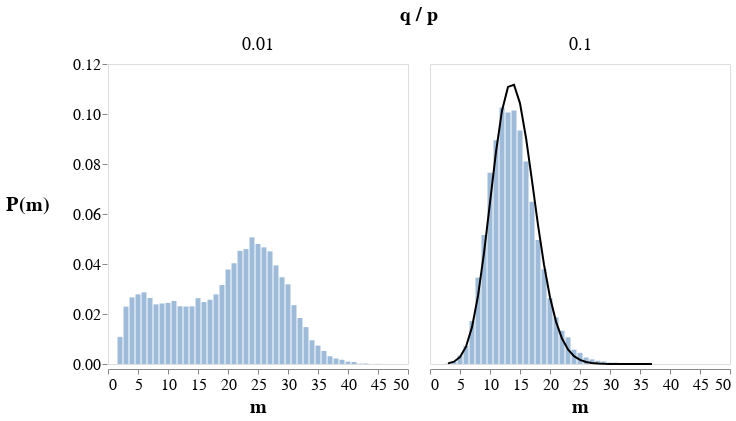

Notebook cell for this chart:
### Code cell
alt.layer(distrib, fit, data=grouped).facet(
    facet=alt.Facet(
        'q / p:O',
        header=alt.Header(labelFontSize=18, titleFontSize=20)
    ),
    columns=2
).configure_axisY(
    titleAngle=0,
    titleX=-80,
)

### Figure 1 — Vega specification as saved in the notebook (floating-point values rounded to 4 significant figures)
{"$schema": "https://vega.github.io/schema/vega/v5.json", "data": [{"name": "source_0", "values": [{"q / p": 0.01, "hsize": 24, "Percentage": 0.05065, "pdf": null}, {"q / p": 0.01, "hsize": 25, "Percentage": 0.048, "pdf": null}, {"q / p": 0.01, "hsize": 26, "Percentage": 0.04665, "pdf": null}, {"q / p": 0.01, "hsize": 23, "Percentage": 0.04595, "pdf": null}, {"q / p": 0.01, "hsize": 22, "Percentage": 0.04525, "pdf": null}, {"q / p": 0.01, "hsize": 27, "Percentage": 0.04505, "pdf": null}, {"q / p": 0.01, "hsize": 21, "Percentage": 0.0403, "pdf": null}, {"q / p": 0.01, "hsize": 28, "Percentage": 0.03945, "pdf": null}, {"q / p": 0.01, "hsize": 20, "Percentage": 0.0378, "pdf": null}, {"q / p": 0.01, "hsize": 29, "Percentage": 0.0347, "pdf": null}, {"q / p": 0.01, "hsize": 30, "Percentage": 0.03185, "pdf": null}, {"q / p": 0.01, "hsize": 19, "Percentage": 0.0316, "pdf": null}, {"q / p": 0.01, "hsize": 6, "Percentage": 0.02865, "pdf": null}, {"q / p": 0.01, "hsize": 18, "Percentage": 0.02785, "pdf": null}, {"q / p": 0.01, "hsize": 5, "Percentage": 0.02785, "pdf": null}, {"q / p": 0.01, "hsize": 4, "Percentage": 0.02665, "pdf": null}, {"q / p": 0.01, "hsize": 7, "Percentage": 0.0264, "pdf": null}, {"q / p": 0.01, "hsize": 15, "Percentage": 0.02635, "pdf": null}, {"q / p": 0.01, "hsize": 17, "Percentage": 0.0257, "pdf": null}, {"q / p": 0.01, "hsize": 11, "Percentage": 0.0252, "pdf": null}, {"q / p": 0.01, "hsize": 16, "Percentage": 0.02475, "pdf": null}, {"q / p": 0.01, "hsize": 10, "Percentage": 0.02445, "pdf": null}, {"q / p": 0.01, "hsize": 9, "Percentage": 0.0242, "pdf": null}, {"q / p": 0.01, "hsize": 8, "Percentage": 0.02385, "pdf": null}, {"q / p": 0.01, "hsize": 31, "Percentage": 0.02355, "pdf": null}, {"q / p": 0.01, "hsize": 12, "Percentage": 0.0231, "pdf": null}, {"q / p": 0.01, "hsize": 14, "Percentage": 0.02305, "pdf": null}, {"q / p": 0.01, "hsize": 13, "Percentage": 0.023, "pdf": null}, {"q / p": 0.01, "hsize": 3, "Percentage": 0.02295, "pdf": null}, {"q / p": 0.01, "hsize": 32, "Percentage": 0.0184, "pdf": null}, {"q / p": 0.01, "hsize": 33, "Percentage": 0.01475, "pdf": null}, {"q / p": 0.01, "hsize": 2, "Percentage": 0.01085, "pdf": null}, {"q / p": 0.01, "hsize": 34, "Percentage": 0.0095, "pdf": null}, {"q / p": 0.01, "hsize": 35, "Percentage": 0.00735, "pdf": null}, {"q / p": 0.01, "hsize": 36, "Percentage": 0.0052, "pdf": null}, {"q / p": 0.01, "hsize": 37, "Percentage": 0.0031, "pdf": null}, {"q / p": 0.01, "hsize": 38, "Percentage": 0.0022, "pdf": null}, {"q / p": 0.01, "hsize": 39, "Percentage": 0.0017, "pdf": null}, {"q / p": 0.01, "hsize": 40, "Percentage": 0.00095, "pdf": null}, {"q / p": 0.01, "hsize": 41, "Percentage": 0.0008, "pdf": null}, {"q / p": 0.01, "hsize": 43, "Percentage": 0.0002, "pdf": null}, {"q / p": 0.01, "hsize": 42, "Percentage": 0.00015, "pdf": null}, {"q / p": 0.01, "hsize": 45, "Percentage": 5e-05, "pdf": null}, {"q / p": 0.1, "hsize": 12, "Percentage": 0.1027, "pdf": 0.1013}, {"q / p": 0.1, "hsize": 14, "Percentage": 0.1014, "pdf": 0.1117}, {"q / p": 0.1, "hsize": 13, "Percentage": 0.1006, "pdf": 0.1108}, {"q / p": 0.1, "hsize": 15, "Percentage": 0.09345, "pdf": 0.1043}, {"q / p": 0.1, "hsize": 11, "Percentage": 0.0895, "pdf": 0.08482}, {"q / p": 0.1, "hsize": 16, "Percentage": 0.08105, "pdf": 0.09051}, {"q / p": 0.1, "hsize": 10, "Percentage": 0.07655, "pdf": 0.06459}, {"q / p": 0.1, "hsize": 17, "Percentage": 0.0649, "pdf": 0.07335}, {"q / p": 0.1, "hsize": 9, "Percentage": 0.05165, "pdf": 0.04438}, {"q / p": 0.1, "hsize": 18, "Percentage": 0.0496, "pdf": 0.05569}, {"q / p": 0.1, "hsize": 19, "Percentage": 0.0379, "pdf": 0.03974}, {"q / p": 0.1, "hsize": 8, "Percentage": 0.03455, "pdf": 0.02723}, {"q / p": 0.1, "hsize": 20, "Percentage": 0.0263, "pdf": 0.02671}, {"q / p": 0.1, "hsize": 21, "Percentage": 0.01865, "pdf": 0.01696}, {"q / p": 0.1, "hsize": 7, "Percentage": 0.0172, "pdf": 0.01474}, {"q / p": 0.1, "hsize": 22, "Percentage": 0.0133, "pdf": 0.01019}, {"q / p": 0.1, "hsize": 23, "Percentage": 0.01065, "pdf": 0.00581}, {"q / p": 0.1, "hsize": 6, "Percentage": 0.0072, "pdf": 0.006931}, {"q / p": 0.1, "hsize": 24, "Percentage": 0.00575, "pdf": 0.003147}, {"q / p": 0.1, "hsize": 25, "Percentage": 0.00445, "pdf": 0.001623}, {"q / p": 0.1, "hsize": 5, "Percentage": 0.00335, "pdf": 0.002772}, {"q / p": 0.1, "hsize": 26, "Percentage": 0.0026, "pdf": 0.0007974}, {"q / p": 0.1, "hsize": 27, "Percentage": 0.00185, "pdf": 0.0003741}, {"q / p": 0.1, "hsize": 28, "Percentage": 0.0013, "pdf": 0.0001678}, {"q / p": 0.1, "hsize": 29, "Percentage": 0.001, "pdf": 7.199e-05}, {"q / p": 0.1, "hsize": 4, "Percentage": 0.0009, "pdf": 0.0009173}, {"q / p": 0.1, "hsize": 30, "Percentage": 0.00055, "pdf": 2.959e-05}, {"q / p": 0.1, "hsize": 31, "Percentage": 0.00055, "pdf": 1.167e-05}, {"q / p": 0.1, "hsize": 33, "Percentage": 0.0002, "pdf": 1.606e-06}, {"q / p": 0.1, "hsize": 3, "Percentage": 0.00015, "pdf": 0.000241}, {"q / p": 0.1, "hsize": 32, "Percentage": 5e-05, "pdf": 4.416e-06}, {"q / p": 0.1, "hsize": 34, "Percentage": 5e-05, "pdf": 5.615e-07}, {"q / p": 0.1, "hsize": 35, "Percentage": 5e-05, "pdf": 1.89e-07}, {"q / p": 0.1, "hsize": 36, "Percentage": 5e-05, "pdf": 6.124e-08}, {"q / p": 0.1, "hsize": 37, "Percentage": 5e-05, "pdf": 1.912e-08}]}, {"name": "facet_domain", "values": [{"q / p": 0.01, "count": 43}, {"q / p": 0.1, "count": 35}]}, {"name": "facet_domain_row", "values": [{"data": 0.0}]}, {"name": "facet_domain_column", "transform": [{"type": "sequence", "start": 0.0, "stop": {"signal": "min(length(data(\"facet_domain\")), 2)"}}]}, {"name": "data_2", "values": [{"Percentage_end": 0.05065, "Percentage_start": 0.0, "hsize": 24}, {"Percentage_end": 0.048, "Percentage_start": 0.0, "hsize": 25}, {"Percentage_end": 0.04665, "Percentage_start": 0.0, "hsize": 26}, {"Percentage_end": 0.04595, "Percentage_start": 0.0, "hsize": 23}, {"Percentage_end": 0.04525, "Percentage_start": 0.0, "hsize": 22}, {"Percentage_end": 0.04505, "Percentage_start": 0.0, "hsize": 27}, {"Percentage_end": 0.0403, "Percentage_start": 0.0, "hsize": 21}, {"Percentage_end": 0.03945, "Percentage_start": 0.0, "hsize": 28}, {"Percentage_end": 0.0378, "Percentage_start": 0.0, "hsize": 20}, {"Percentage_end": 0.0347, "Percentage_start": 0.0, "hsize": 29}, {"Percentage_end": 0.03185, "Percentage_start": 0.0, "hsize": 30}, {"Percentage_end": 0.0316, "Percentage_start": 0.0, "hsize": 19}, {"Percentage_end": 0.02865, "Percentage_start": 0.0, "hsize": 6}, {"Percentage_end": 0.02785, "Percentage_start": 0.0, "hsize": 18}, {"Percentage_end": 0.02785, "Percentage_start": 0.0, "hsize": 5}, {"Percentage_end": 0.02665, "Percentage_start": 0.0, "hsize": 4}, {"Percentage_end": 0.0264, "Percentage_start": 0.0, "hsize": 7}, {"Percentage_end": 0.02635, "Percentage_start": 0.0, "hsize": 15}, {"Percentage_end": 0.0257, "Percentage_start": 0.0, "hsize": 17}, {"Percentage_end": 0.0252, "Percentage_start": 0.0, "hsize": 11}, {"Percentage_end": 0.02475, "Percentage_start": 0.0, "hsize": 16}, {"Percentage_end": 0.02445, "Percentage_start": 0.0, "hsize": 10}, {"Percentage_end": 0.0242, "Percentage_start": 0.0, "hsize": 9}, {"Percentage_end": 0.02385, "Percentage_start": 0.0, "hsize": 8}, {"Percentage_end": 0.02355, "Percentage_start": 0.0, "hsize": 31}, {"Percentage_end": 0.0231, "Percentage_start": 0.0, "hsize": 12}, {"Percentage_end": 0.02305, "Percentage_start": 0.0, "hsize": 14}, {"Percentage_end": 0.023, "Percentage_start": 0.0, "hsize": 13}, {"Percentage_end": 0.02295, "Percentage_start": 0.0, "hsize": 3}, {"Percentage_end": 0.0184, "Percentage_start": 0.0, "hsize": 32}, {"Percentage_end": 0.01475, "Percentage_start": 0.0, "hsize": 33}, {"Percentage_end": 0.01085, "Percentage_start": 0.0, "hsize": 2}, {"Percentage_end": 0.0095, "Percentage_start": 0.0, "hsize": 34}, {"Percentage_end": 0.00735, "Percentage_start": 0.0, "hsize": 35}, {"Percentage_end": 0.0052, "Percentage_start": 0.0, "hsize": 36}, {"Percentage_end": 0.0031, "Percentage_start": 0.0, "hsize": 37}, {"Percentage_end": 0.0022, "Percentage_start": 0.0, "hsize": 38}, {"Percentage_end": 0.0017, "Percentage_start": 0.0, "hsize": 39}, {"Percentage_end": 0.00095, "Percentage_start": 0.0, "hsize": 40}, {"Percentage_end": 0.0008, "Percentage_start": 0.0, "hsize": 41}, {"Percentage_end": 0.0002, "Percentage_start": 0.0, "hsize": 43}, {"Percentage_end": 0.00015, "Percentage_start": 0.0, "hsize": 42}, {"Percentage_end": 5e-05, "Percentage_start": 0.0, "hsize": 45}, {"Percentage_end": 0.1027, "Percentage_start": 0.0, "hsize": 12}, {"Percentage_end": 0.1014, "Percentage_start": 0.0, "hsize": 14}, {"Percentage_end": 0.1006, "Percentage_start": 0.0, "hsize": 13}, {"Percentage_end": 0.09345, "Percentage_start": 0.0, "hsize": 15}, {"Percentage_end": 0.0895, "Percentage_start": 0.0, "hsize": 11}, {"Percentage_end": 0.08105, "Percentage_start": 0.0, "hsize": 16}, {"Percentage_end": 0.07655, "Percentage_start": 0.0, "hsize": 10}, {"Percentage_end": 0.0649, "Percentage_start": 0.0, "hsize": 17}, {"Percentage_end": 0.05165, "Percentage_start": 0.0, "hsize": 9}, {"Percentage_end": 0.0496, "Percentage_start": 0.0, "hsize": 18}, {"Percentage_end": 0.0379, "Percentage_start": 0.0, "hsize": 19}, {"Percentage_end": 0.03455, "Percentage_start": 0.0, "hsize": 8}, {"Percentage_end": 0.0263, "Percentage_start": 0.0, "hsize": 20}, {"Percentage_end": 0.01865, "Percentage_start": 0.0, "hsize": 21}, {"Percentage_end": 0.0172, "Percentage_start": 0.0, "hsize": 7}, {"Percentage_end": 0.0133, "Percentage_start": 0.0, "hsize": 22}, {"Percentage_end": 0.01065, "Percentage_start": 0.0, "hsize": 23}, {"Percentage_end": 0.0072, "Percentage_start": 0.0, "hsize": 6}, {"Percentage_end": 0.00575, "Percentage_start": 0.0, "hsize": 24}, {"Percentage_end": 0.00445, "Percentage_start": 0.0, "hsize": 25}, {"Percentage_end": 0.00335, "Percentage_start": 0.0, "hsize": 5}, {"Percentage_end": 0.0026, "Percentage_start": 0.0, "hsize": 26}, {"Percentage_end": 0.00185, "Percentage_start": 0.0, "hsize": 27}, {"Percentage_end": 0.0013, "Percentage_start": 0.0, "hsize": 28}, {"Percentage_end": 0.001, "Percentage_start": 0.0, "hsize": 29}, {"Percentage_end": 0.0009, "Percentage_start": 0.0, "hsize": 4}, {"Percentage_end": 0.00055, "Percentage_start": 0.0, "hsize": 30}, {"Percentage_end": 0.00055, "Percentage_start": 0.0, "hsize": 31}, {"Percentage_end": 0.0002, "Percentage_start": 0.0, "hsize": 33}, {"Percentage_end": 0.00015, "Percentage_start": 0.0, "hsize": 3}, {"Percentage_end": 5e-05, "Percentage_start": 0.0, "hsize": 32}, {"Percentage_end": 5e-05, "Percentage_start": 0.0, "hsize": 34}, {"Percentage_end": 5e-05, "Percentage_start": 0.0, "hsize": 35}, {"Percentage_end": 5e-05, "Percentage_start": 0.0, "hsize": 36}, {"Percentage_end": 5e-05, "Percentage_start": 0.0, "hsize": 37}]}], "signals": [{"name": "child_width", "value": 300}, {"name": "child_height", "value": 300}], "marks": [{"type": "group", "name": "facet-title", "title": {"text": "q / p", "fontSize": 20, "style": "guide-title", "offset": 10}, "role": "column-title"}, {"type": "group", "name": "row_header", "from": {"data": "facet_domain_row"}, "encode": {"update": {"height": {"signal": "child_height"}}}, "axes": [{"scale": "y", "zindex": 0, "title": "P(m)", "tickCount": {"signal": "ceil(child_height/40)"}, "orient": "left", "grid": false, "labelOverlap": true}], "role": "row-header"}, {"type": "group", "name": "column_footer", "from": {"data": "facet_domain_column"}, "encode": {"update": {"width": {"signal": "child_width"}}}, "axes": [{"scale": "x", "title": "m", "tickCount": {"signal": "ceil(child_width/40)"}, "zindex": 0, "orient": "bottom", "labelFlush": true, "labelOverlap": true, "grid": false}], "role": "column-footer"}, {"type": "group", "name": "cell", "from": {"facet": {"data": "source_0", "name": "facet", "groupby": ["q / p"]}}, "sort": {"field": ["datum[\"q / p\"]"], "order": ["ascending"]}, "encode": {"update": {"width": {"signal": "child_width"}, "height": {"signal": "child_height"}}}, "data": [{"name": "data_0", "source": "facet", "transform": [{"type": "stack", "field": "Percentage", "groupby": ["hsize"], "sort": {"field": [], "order": []}, "as": ["Percentage_start", "Percentage_end"], "offset": "zero"}, {"type": "filter", "expr": "isValid(datum[\"hsize\"]) && isFinite(+datum[\"hsize\"]) && isValid(datum[\"Percentage\"]) && isFinite(+datum[\"Percentage\"])"}, {"type": "project", "fields": ["Percentage", "Percentage_end", "Percentage_start", "hsize"]}]}], "marks": [{"type": "rect", "name": "child_layer_0_marks", "from": {"data": "data_0"}, "encode": {"update": {"fill": {"value": "#9ebcda"}, "ariaRoleDescription": {"value": "bar"}, "xc": {"field": "hsize", "scale": "x"}, "width": {"value": 5}, "y": {"field": "Percentage_end", "scale": "y"}, "y2": {"field": "Percentage_start", "scale": "y"}, "description": {"signal": "\"m: \" + (format(datum[\"hsize\"], \"\")) + \"; P(m): \" + (format(datum[\"Percentage\"], \"\"))"}}}, "style": ["bar"]}, {"type": "line", "name": "child_layer_1_marks", "from": {"data": "facet"}, "sort": {"field": "datum[\"hsize\"]"}, "encode": {"update": {"description": {"signal": "\"hsize: \" + (format(datum[\"hsize\"], \"\")) + \"; pdf: \" + (format(datum[\"pdf\"], \"\"))"}, "y": {"field": "pdf", "scale": "y"}, "x": {"field": "hsize", "scale": "x"}, "stroke": {"value": "black"}, "defined": {"signal": "isValid(datum[\"hsize\"]) && isFinite(+datum[\"hsize\"]) && isValid(datum[\"pdf\"]) && isFinite(+datum[\"pdf\"])"}}}, "style": ["line"]}], "title": {"text": {"signal": "isValid(parent[\"q / p\"]) ? parent[\"q / p\"] : \"\"+parent[\"q / p\"]"}, "offset": 10, "style": "guide-label", "frame": "group", "fontSize": 18}, "style": "cell"}], "scales": [{"name": "x", "type": "linear", "domain": {"fields": [{"data": "data_2", "field": "hsize"}, {"data": "source_0", "field": "hsize"}]}, "range": [0, {"signal": "child_width"}], "zero": false, "nice": true, "padding": 5}, {"name": "y", "type": "linear", "domain": {"fields": [{"data": "data_2", "field": "Percentage_start"}, {"data": "data_2", "field": "Percentage_end"}, {"data": "source_0", "field": "pdf"}]}, "range": [{"signal": "child_height"}, 0], "nice": true, "zero": true}], "padding": 5, "config": {"mark": {"fill": "#9ebcda"}, "axisX": {"labelFont": "monospace", "labelFontSize": 16, "titleFontSize": 20, "grid": false}, "axisY": {"domain": false, "grid": false, "labelFont": "monospace", "labelFontSize": 16, "titleFontSize": 20, "titleAngle": 0, "titleX": -80}, "legend": {"titleFontSize": 20, "labelFontSize": 16}, "style": {"cell": {"height": 300, "width": 300}, "line": {"fill": null, "stroke": "black"}, "group-title": {"fontSize": 18, "font": "monospace", "fontColor": "#000000"}}}, "layout": {"padding": 20, "bounds": "full", "align": "all", "columns": 2}, "background": "white"}
